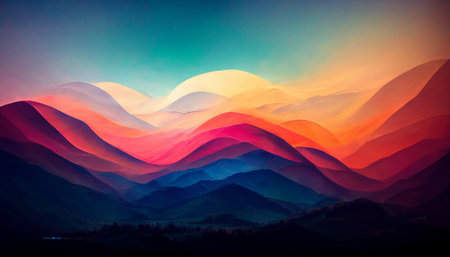
#> input picture module-1/ex05/landscape.jpg, 450 x 257 px
$ python tester.py
#> lines starting #> are read from the running program, lines starting #| are printed output that depends on the picture
### module-1/ex05/load_image.py
import numpy as np
from PIL import Image
import matplotlib.pyplot as plt


def ft_load(path: str) -> np.array:
    """
    Load an image and return its pixel content as a numpy array.
    The function prints the image format before returning the array.

    Parameters:
        path (str): The path to the image file

    Returns:
        numpy.array: Array containing the RGB pixel values

    return:
        returns None in case if error
    """
#> called with path = 'landscape.jpg'

    try:
        img = Image.open(path)
#> img is the input picture: PIL image 450x257 RGB; mean R, G, B 98.7, 79.1, 89.1
        if img.mode != 'RGB':
            img = img.convert('RGB')

        arr = np.array(img)
        print(
            f'The shape of image is: {arr.shape}',
            arr,
            sep='\n'
        )
#> (printed output is left out)
        return arr

    except FileNotFoundError:
        print(f"Error: The file '{path}' was not found.")
        return None
    except IOError:
        print(f"Error: The file '{path}' is not a valid image")
        return None
    except Exception as e:
        print(f"Error: An unexpected error occurred - {str(e)}")
        return None


def display(image, image1, image2, image3, image4, image5):
    """
    Display the zoomed images in a grid with axis scales.

    Parameters:
        image (numpy.ndarray): First image array to display.
        image1 (numpy.ndarray): Second image array to display.
        image2 (numpy.ndarray): Third image array to display.
        image3 (numpy.ndarray): Fourth image array to display.
        image4 (numpy.ndarray): Fifth image array to display.
        image5 (numpy.ndarray): Sixth image array to display.
    """
    plt.figure(figsize=(10, 10))

    plt.subplot(3, 2, 1)
    plt.imshow(image, cmap="gray")
    plt.title("Figure VIII.1: Original")
    plt.tick_params(labelbottom=False, labelleft=False, length=1, width=1)

    plt.subplot(3, 2, 2)
    plt.imshow(image1, cmap="gray")
    plt.title("Figure VIII.2: Invert")
    plt.tick_params(labelbottom=False, labelleft=False, length=1, width=1)

    plt.subplot(3, 2, 3)
    plt.imshow(image2, cmap="gray")
    plt.title("Figure VIII.3: Red")
    plt.tick_params(labelbottom=False, labelleft=False, length=1, width=1)

    plt.subplot(3, 2, 4)
    plt.imshow(image3, cmap="gray")
    plt.title("Figure VIII.4: Green")
    plt.tick_params(labelbottom=False, labelleft=False, length=1, width=1)

    plt.subplot(3, 2, 5)
    plt.imshow(image4, cmap="gray")
    plt.title("Figure VIII.5: Blue")
    plt.tick_params(labelbottom=False, labelleft=False, length=1, width=1)

    plt.subplot(3, 2, 6)
    plt.imshow(image5, cmap='gray')
    plt.title("Figure VIII.6: Grey")
    plt.tick_params(labelbottom=False, labelleft=False, length=1, width=1)

    plt.show()

### module-1/ex05/pimp_image.py
import numpy as np


def ft_invert(array) -> np.array:
    """Inverts the color of the image received."""
    return 255 - array
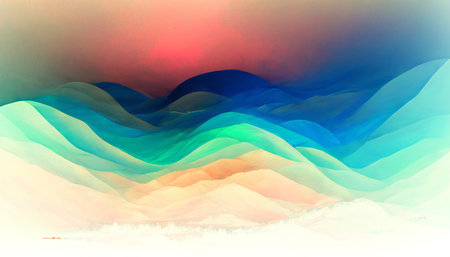
#> returned value: shape (257, 450, 3); mean of channels 0, 1, 2 156.3, 175.9, 165.9; drawn as R, G, B


def ft_red(array) -> np.array:
    """Shows only the red component of the image."""
    return array * [1, 0, 0]
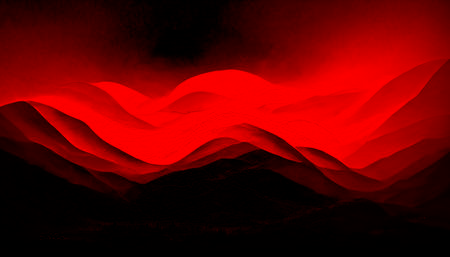
#> returned value: shape (257, 450, 3) int64; mean of channels 0, 1, 2 98.7, 0, 0; drawn as R, G, B


def ft_green(array) -> np.array:
    """Shows only the green component."""
    res = array.copy()
    res[:, :, 0] -= array[:, :, 0]
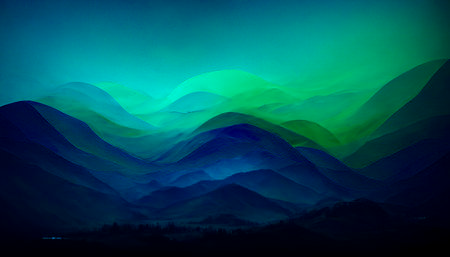
#> res: shape (257, 450, 3); mean R, G, B 0, 79.1, 89.1
    res[:, :, 2] -= array[:, :, 2]
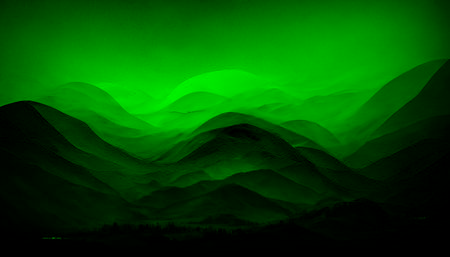
#> res: shape (257, 450, 3); mean R, G, B 0, 79.1, 0
    return res


def ft_blue(array) -> np.array:
    """Shows only the blue component."""
    res = array.copy()
    res[:, :, 0] = 0
    res[:, :, 1] = 0
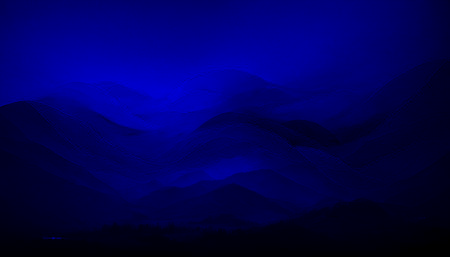
#> res: shape (257, 450, 3); mean R, G, B 0, 0, 89.1
    return res


def ft_grey(array) -> np.array:
    """Converts the image to shades of gray."""
    grayscale = np.mean(array, axis=2, keepdims=True).astype(np.uint8)
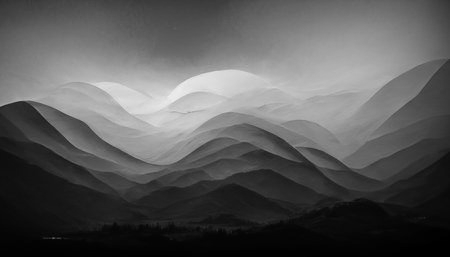
#> grayscale: shape (257, 450, 1); min 0, max 239, mean 88.7
    return grayscale

### module-1/ex05/tester.py
from load_image import ft_load, display
from pimp_image import ft_invert, ft_red, ft_green, ft_blue, ft_grey


image = ft_load("landscape.jpg")

image1 = ft_invert(image)
image2 = ft_red(image)
image3 = ft_green(image)
image4 = ft_blue(image)
image5 = ft_grey(image)

print(ft_invert.__doc__)
print(ft_red.__doc__)
print(ft_green.__doc__)
print(ft_blue.__doc__)
print(ft_grey.__doc__)

display(image, image1, image2, image3, image4, image5)
#> in display, `plt.show()`:
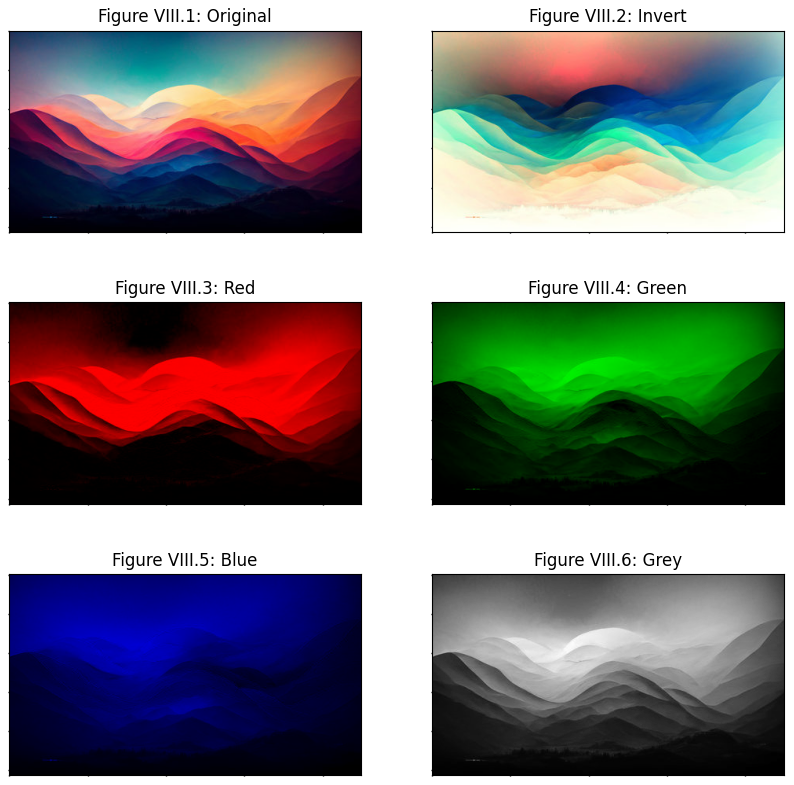
#> figure drawn by matplotlib, 6 panels

$ run again, with module-1/ex05/animal.jpeg copied over module-1/ex05/landscape.jpg
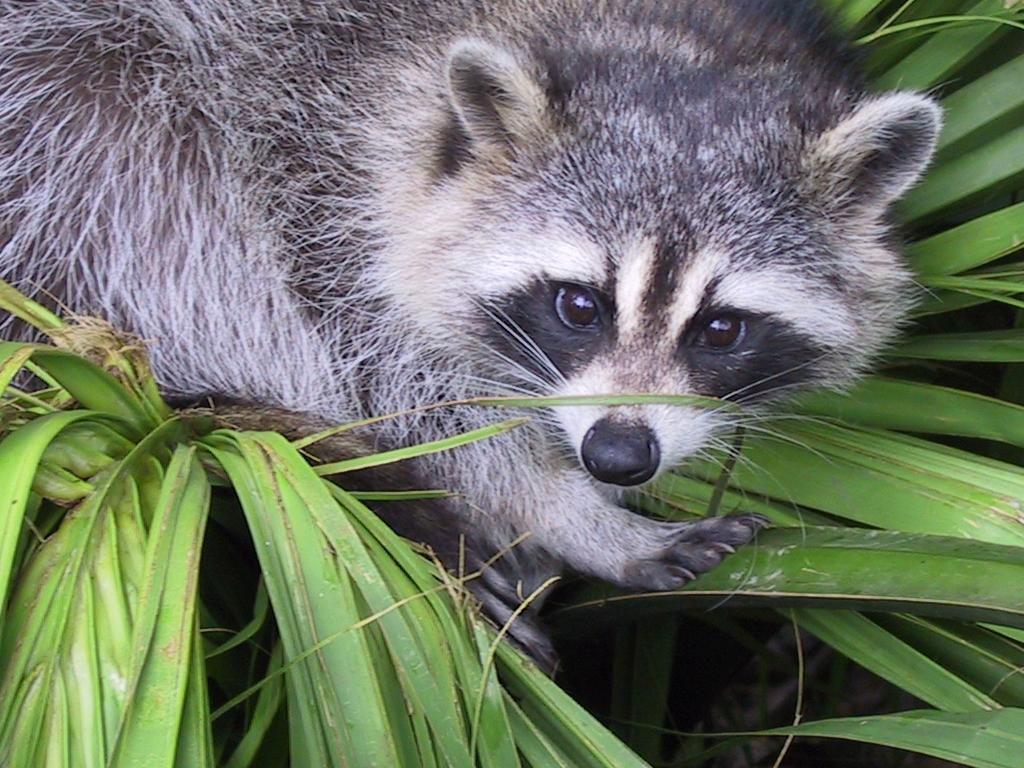
#> input picture module-1/ex05/animal.jpeg, 1024 x 768 px
#> in ft_load, img is the input picture: PIL image 1024x768 RGB; mean R, G, B 110.7, 117.7, 102.1
#> (printed output is left out)
#> in ft_blue, `res[:, :, 1] = 0`:
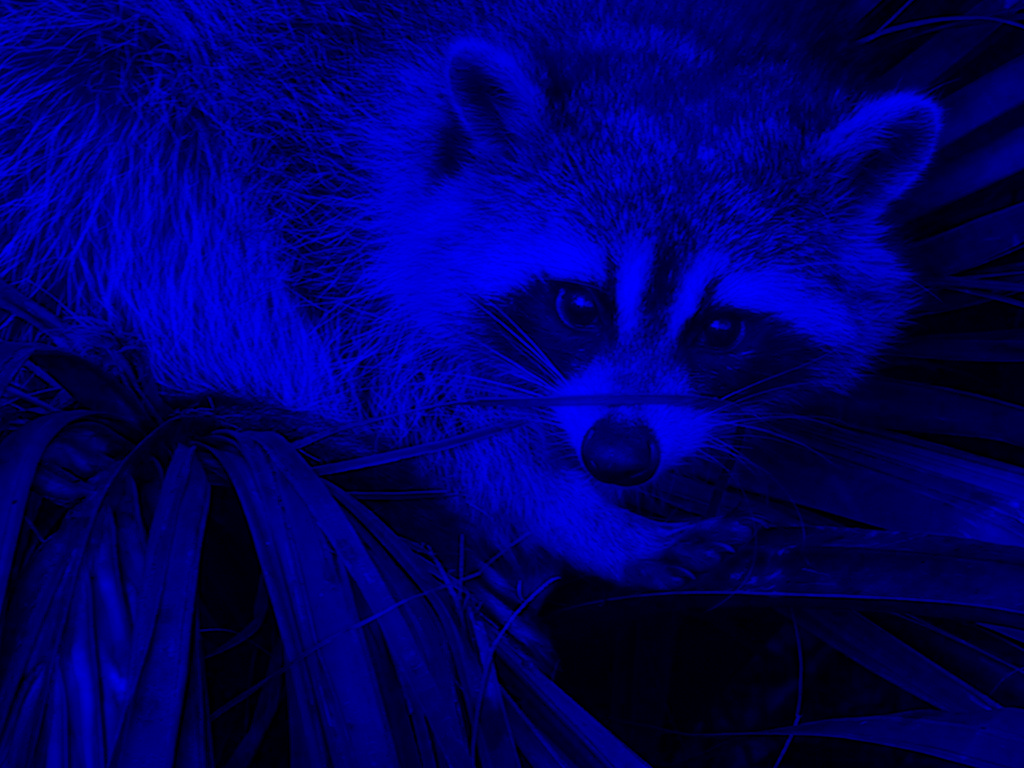
#> res: shape (768, 1024, 3); mean R, G, B 0, 0, 102.1
#> in ft_grey, `grayscale = np.mean(array, axis=2, keepdims=True).astype(np.uint8)`:
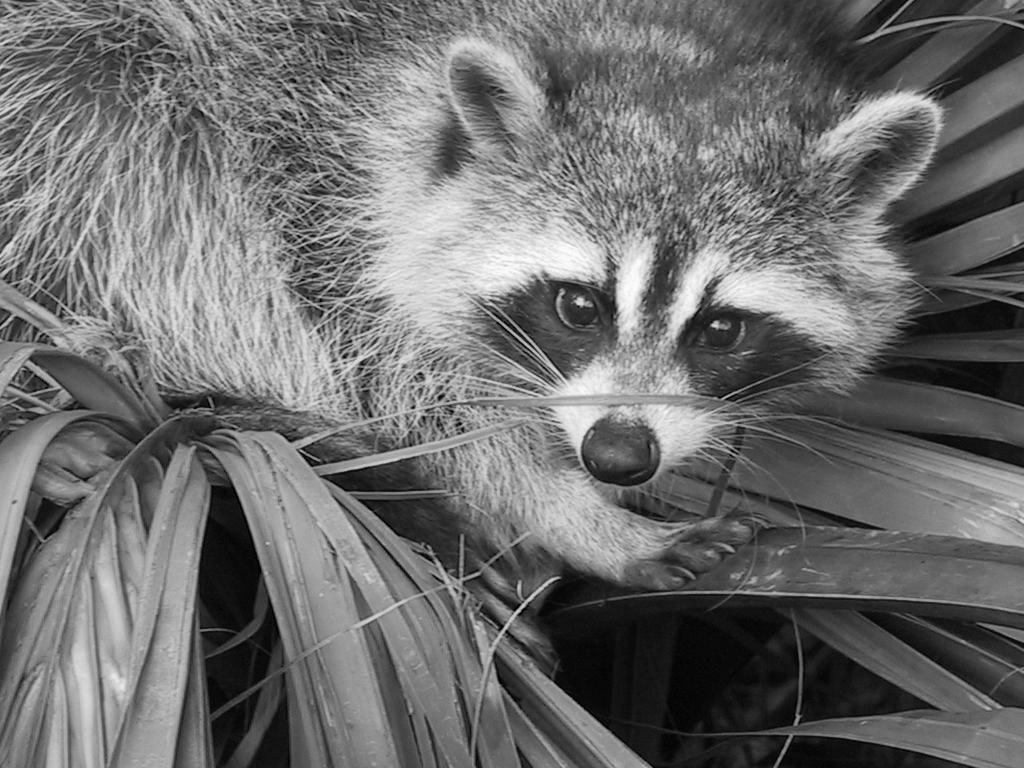
#> grayscale: shape (768, 1024, 1); min 0, max 254, mean 109.8
